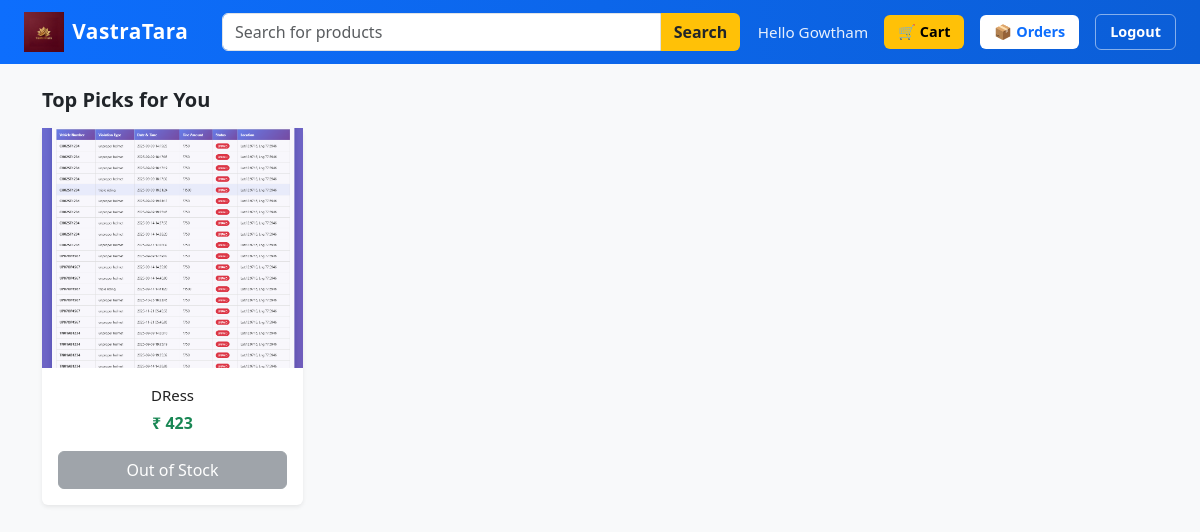
Page / (signed in) on the earlier database version.
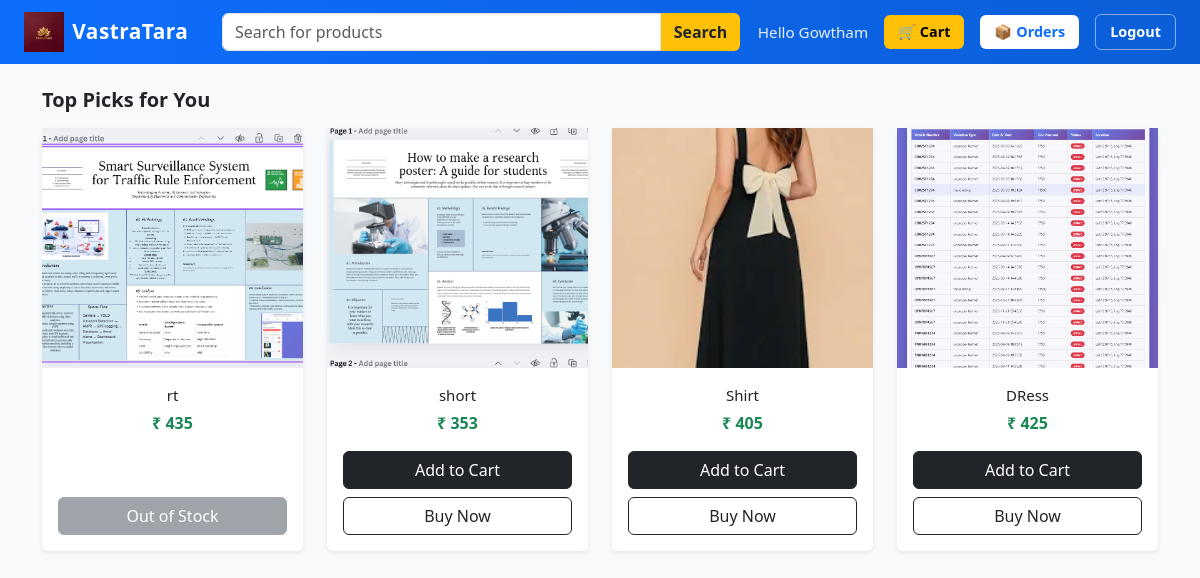
Same page on the later database version.
### tables this page shows
CREATE TABLE products (
    id INTEGER PRIMARY KEY AUTOINCREMENT,
    name TEXT NOT NULL,
    price INTEGER NOT NULL,
    description TEXT
, quantity INTEGER DEFAULT 0);

### app.py (the view)
@app.route("/")
@login_required
def home():
    conn = get_db()
    cur = conn.cursor()
    cur.execute("""
        SELECT
            p.id,
            p.name,
            p.price,
            (
                SELECT image
                FROM product_images
                WHERE product_id = p.id
                LIMIT 1
            ) AS image,
            CAST(p.quantity AS INTEGER) AS quantity
        FROM products p
        ORDER BY p.id DESC
    """)
    products = cur.fetchall()
    cur.execute("""
        SELECT product_id, GROUP_CONCAT(DISTINCT color)
        FROM product_images
        GROUP BY product_id
    """)
    product_colours = {
        row[0]: row[1].split(",")
        for row in cur.fetchall()
        if row[1]
    }
    conn.close()
    return render_template(
        "home.html",
        products=products,
        product_colours=product_colours
    )

### app.py (called while the page is built)
def get_db():
    conn = sqlite3.connect(
        "database.db",
        timeout=30,              # wait instead of locking
        check_same_thread=False  # allow Flask threads
    )
    conn.row_factory = sqlite3.Row
    conn.execute("PRAGMA journal_mode=WAL;")
    conn.execute("PRAGMA synchronous=NORMAL;")
    return conn

def login_required(f):
    @wraps(f)
    def decorated_function(*args, **kwargs):
        if "user_id" not in session:
            return redirect("/login")
        return f(*args, **kwargs)
    return decorated_function

### templates/home.html (shortened to what this page needs)
<!DOCTYPE html>
<html lang="en">
<head>
    <link href="https://cdn.jsdelivr.net/npm/bootstrap@5.3.2/dist/css/bootstrap.min.css" rel="stylesheet">
    <link href="{{ url_for('static', filename='css/store.css') }}" rel="stylesheet">
</head>
<body class="bg-light">
<nav class="navbar navbar-expand-lg navbar-dark classic-navbar">
    <div class="container-fluid px-4">
        <div class="d-flex align-items-center gap-2">
            <img src="{{ url_for('static', filename='images/logo.png') }}"
                 class="brand-logo" alt="VastraTara">
            <a class="navbar-brand brand-text" href="/">
                VastraTara
            </a>
        </div>
        <form class="d-flex search-box" method="get" action="/">
            <input class="form-control search-input"
                   type="search"
                   name="search"
                   placeholder="Search for products">
            <button class="btn btn-search">Search</button>
        </form>
        <div class="d-flex align-items-center gap-3">
            {% if session.get("full_name") %}
                <span class="user-greet">
                    Hello {{ session.get("full_name") }}
                </span>
                <a href="/cart" class="nav-btn cart-btn">
                    🛒 Cart
                </a>
                <a href="/orders" class="nav-btn orders-btn">
                    📦 Orders
                </a>
                <a href="/logout" class="nav-btn logout-btn">
                    Logout
                </a>
            {% else %}
                <a href="/login" class="nav-btn login-btn">
                    Login
                </a>
            {% endif %}
        </div>
    </div>
</nav>
<div class="container mt-4">
    <h5 class="mb-3 fw-bold">Top Picks for You</h5>
    {% if products %}
    <div class="row g-4">
        {% for p in products %}
        <div class="col-lg-3 col-md-4 col-sm-6">
            <div class="card product-card h-100 shadow-sm">
                {% if p[3] %}
                    <img src="{{ url_for('static', filename='images/' + p[3]) }}"
                         class="product-img">
                {% else %}
                    <img src="{{ url_for('static', filename='images/no-image.png') }}"
                         class="product-img">
                {% endif %}
                <div class="card-body text-center d-flex flex-column">
                    <p class="product-title mb-1">{{ p[1] }}</p>
                    <p class="product-price fw-bold text-success mb-3">
                        ₹ {{ p[2] }}
                    </p>
                    <div class="mt-auto d-grid gap-2">
                        {% if (p[4] or 0) > 0 %}
                            <button class="btn btn-dark"
                                    onclick="handleAddToCart({{ p[0] }})">
                                Add to Cart
                            </button>
                            <a href="/product/{{ p[0] }}"
                               class="btn btn-outline-dark">
                                Buy Now
                            </a>
                        {% else %}
                            <button class="btn btn-secondary" disabled>
                                Out of Stock
                            </button>
                        {% endif %}
                    </div>
                </div>
            </div>
        </div>
        {% endfor %}
    </div>
    {% else %}
        <div class="text-center text-muted mt-5">
            <h5>No products found</h5>
        </div>
    {% endif %}
</div>
</body>
</html>

### static/css/store.css (style rules this page uses)
body { background-color: #f1f3f6; }
.product-card { border: none; transition: transform 0.2s ease, box-shadow 0.2s ease; }
.product-img { height: 240px; object-fit: cover; }
.product-title { font-size: 15px; font-weight: 500; color: #212121; }
.product-price { font-size: 16px; font-weight: bold; color: #388e3c; }
.classic-navbar { background: linear-gradient(90deg, #0d6efd, #0b5ed7); height: 64px; }
.brand-logo { height: 40px; width: auto; }
.brand-text { font-weight: 700; font-size: 1.3rem; letter-spacing: 0.5px; }
.search-box { width: 45%; }
.search-input { border-radius: 6px 0 0 6px; }
.btn-search { background: #ffc107; border-radius: 0 6px 6px 0; font-weight: 600; }
.user-greet { color: #ffffff; font-size: 0.95rem; opacity: 0.9; }
.nav-btn { padding: 6px 14px; border-radius: 6px; text-decoration: none; font-size: 0.9rem; font-weight: 600; transition: all 0.2s ease; }
.cart-btn { background: #ffc107; color: #000; }
.orders-btn { background: #ffffff; color: #0d6efd; }
.logout-btn { background: transparent; color: #ffffff; border: 1px solid rgba(255,255,255,0.5); }

Differences in the rows shown:
added products: shows a picture, name "rt", price "435", shows "Out of Stock"
added products: shows a picture, name "short", price "353"
added products: shows a picture, name "Shirt", price "405"
changed products "DRess": price "423" → "425"; text "Out of Stock" → "Add to Cart Buy Now"
